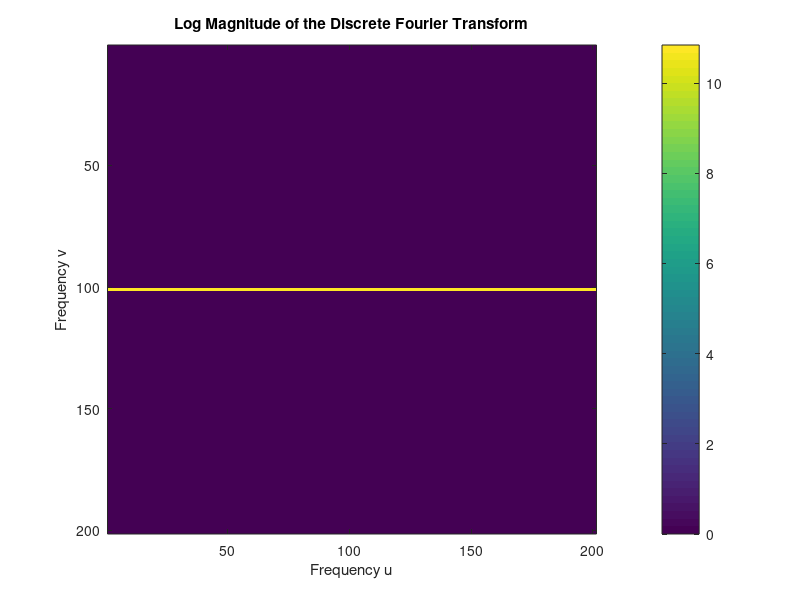

The MATLAB script that drew this image:
% Step 1: Create a 201x201 image with a bright central column
image_size = 201;
image = zeros(image_size, image_size);  % Initialize a black 201x201 image
image(:, 101) = 255;  % Set the central column (column 101) to have pixel value 255

% Step 2: Compute the 2D Discrete Fourier Transform using fft2
F = fft2(image);

% Step 3: Shift the zero-frequency component to the center of the spectrum
F_shifted = fftshift(F);

% Step 4: Compute the magnitude of the Fourier transform
F_magnitude = abs(F_shifted);

% Step 5: Take the logarithm of the magnitude for better visualization
F_log_magnitude = log(F_magnitude + 1);  % Add 1 to avoid log(0)

% Step 6: Display the Fourier magnitude
figure;
imagesc(F_log_magnitude);  % Display the log-magnitude as an image
colorbar;  % Add a colorbar for reference
title('Log Magnitude of the Discrete Fourier Transform');
xlabel('Frequency u');
ylabel('Frequency v');
axis image;  % Ensure the aspect ratio is correct
